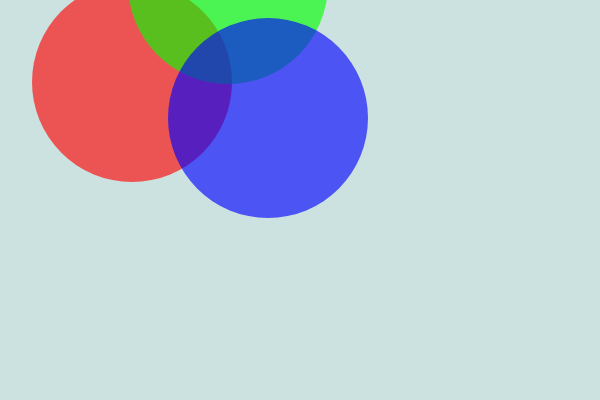
Frame 1 (no input)
Frame 60 (no input): identical to frame 1, image omitted
Frame 120 (the mouse pressed at the canvas centre since frame 60): identical to frame 1, image omitted

The p5.js sketch that drew this single still picture (run headless with seeded random() and noise() and a simulated clock; from frame 60 on, the mouse is pressed at the canvas centre):

// p5.js sketch
// ── sketch.js
function setup() {
createCanvas(600, 400);
noStroke();
}
function draw() {
background(204, 226, 225); // Light blue color
fill(255, 0, 0, 160); // Red color
ellipse(132, 82, 200, 200); // Red circle
fill(0, 255, 0, 160); // Green color
ellipse(228, -16, 200, 200); // Green circle
fill(0, 0, 255, 160); // Blue color
ellipse(268, 118, 200, 200); // Blue circle
}
